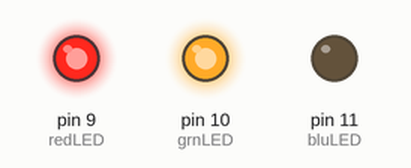
Recording of a sketch running on a simulated Arduino Uno, built with avr-gcc and run on an emulated ATmega328P. Shown: output pins drawn as LEDs (lit = HIGH).

Above: at 0.05 s.
At 4.95 s:
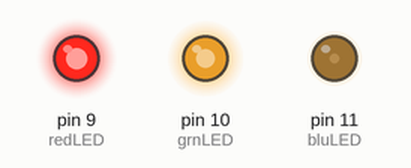
At 9.95 s:
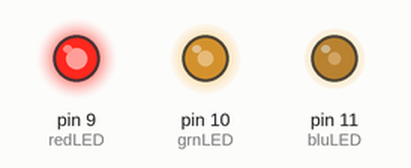
At 19.95 s:
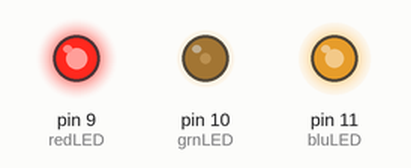
At 29.85 s:
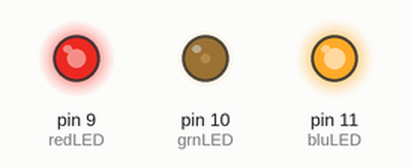
At 39.86 s:
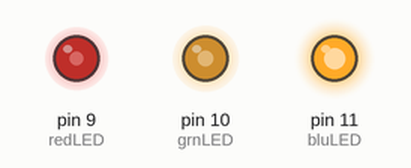
Timing chart, 0 to 40.0 s (numbered marks = the images above):
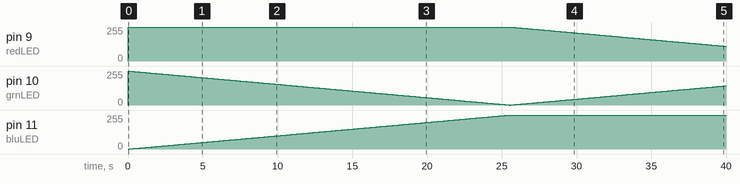

Measured:
- by itself, pin 11 (bluLED): moves from 0/255 to 255/255 over 25.4 s
- by itself, pin 9 (redLED): 0/255 → 255/255 at 0.00 s, → 254/255 25.6 s later, → 253/255 0.10 s later, → 252/255 0.10 s later, … (145 changes in this stretch)
- by itself, pin 10 (grnLED): 0/255 → 255/255 at 0.00 s, → 254/255 0.10 s later, → 253/255 0.10 s later, → 252/255 0.10 s later, … (400 changes in this stretch)

The sketch:

ColorBlend_CommonAnode.ino
```cpp
#include <avr/io.h>
#include <util/delay.h>
/**
   Scetch ColorBlend_CommonAnode is a color fade/blend routine for a tri-color
   common anode led connected to Arduino Uno digital pins 9, 10, and 11 as PWM
   outputs. Colors transition from blue through teal, green, yellow, orange, red,
   violet, purple, and back to blue. With common anode tri-colored LEDs,
   analogWrite() value of 0 results in a full 'on' state, and analogWrite()
   value of 255 results in a full 'off' state. This scetch works with common
   cathode tri-colored leds, only the color blend runs in the opposite order.
   Written in Arduino C language.
   @author Mike Tonge
   @date 11/28/2019
*/
// Constants
const uint8_t DELAY_TIME = 100; // Delay time (miliseconds)
const uint8_t redLED = 9; // Red on digital pin 9
const uint8_t grnLED = 10; // Green on digital pin 10
const uint8_t bluLED = 11; // Blue on digital pin 11
const uint8_t OFF = 255; // Value used to turn led off
// Variables
uint8_t redVal = 0; // Red value
uint8_t grnVal = 0; // Green value
uint8_t bluVal = 0; // Blue value

void setup() {
  pinMode(redLED, OUTPUT); // Set pin 9 as output
  pinMode(grnLED, OUTPUT); // Set pin 10 as output
  pinMode(bluLED, OUTPUT); // Set pin 11 as output
}

void loop() {
  for (int count = 0; count <= 765; count++) {
    switch (count) {
      // Red is off, Green gets brighter, Blue gets dimmer
      case 0 ... 255:
        redVal = OFF;
        grnVal = 255 - count;
        bluVal = count;
        break;
      // Red gets brighter, Green gets dimmer, Blue is off
      case 256 ... 510:
        redVal = 510 - count;
        grnVal = count - 255;
        bluVal = OFF;
        break;
      // Red gets dimmer, Green is off, Blue gets brighter
      case 511 ... 765:
        redVal = count - 510;
        grnVal = OFF;
        bluVal = 765 - count;
        break;
      default:
        break;
    } // End switch
    analogWrite(redLED, redVal);
    analogWrite(grnLED, grnVal);
    analogWrite(bluLED, bluVal);
    delay(DELAY_TIME);
  }
}
```
